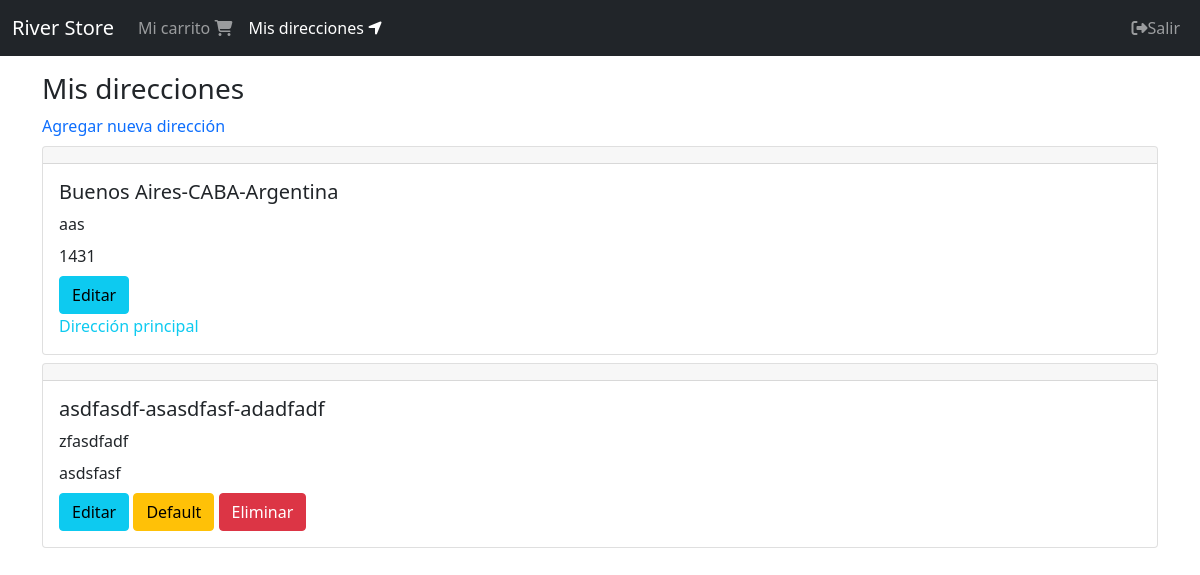
Before: /direcciones/ (signed in) with the older database file.
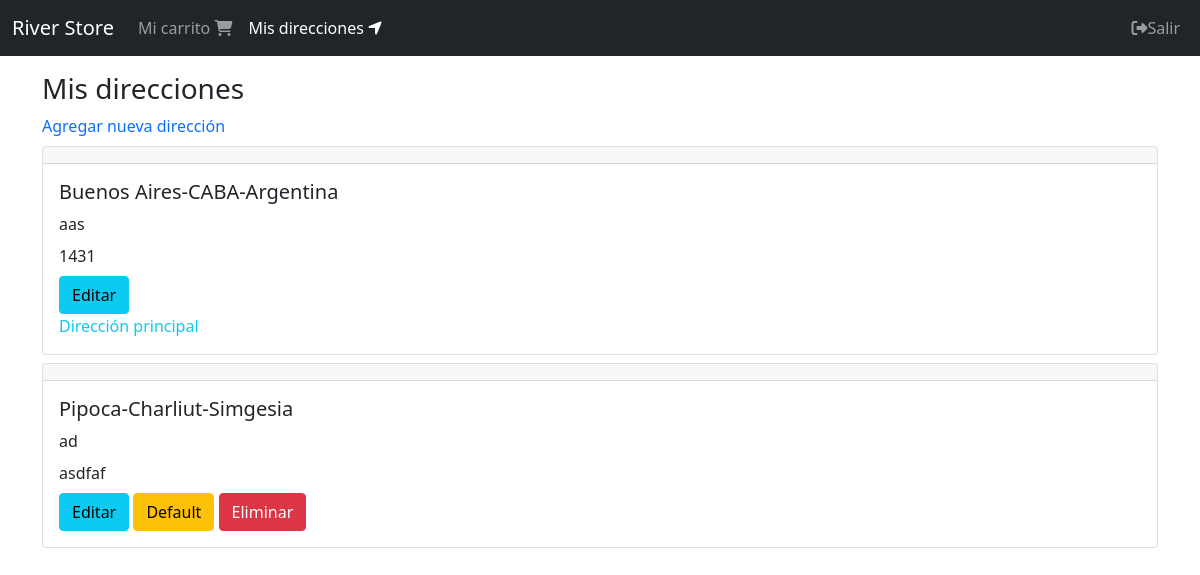
After: the same page with the newer database file.
### shipping_addresses/models.py (models this page shows, shortened)
class ShippingAddress(models.Model):
    user = models.ForeignKey(User, null=False, blank=False, on_delete=models.CASCADE)
    line1 = models.CharField(max_length=200)
    line2 = models.CharField(max_length=200, blank=True)
    city=models.CharField(max_length=100)
    state=models.CharField(max_length=100)
    country=models.CharField(max_length=50)
    reference=models.CharField(max_length=300)
    postal_code=models.CharField(max_length=10, null=False, blank=False)
    default=models.BooleanField(default=False)
    created_at=models.DateTimeField(auto_now_add=True)
    @property
    def address(self):
        return f'{self.city}-{self.state}-{self.country}'

### shipping_addresses/views.py (the view)
# urls.py: path('', views.ShippingAddressListView.as_view(), name='shipping_addresses'),
class ShippingAddressListView(LoginRequiredMixin, ListView):
    login_url = 'login'
    model = ShippingAddress
    template_name = 'shipping_addresses/shipping_addresses.html'
    def get_queryset(self):
        return ShippingAddress.objects.filter(user=self.request.user).order_by('-default')

### shipping_addresses/templates/shipping_addresses/shipping_addresses.html
{% extends 'base.html' %}
{% block content %}
<div class="col">
    <div class="h3">
        Mis direcciones
    </div>
    <div>
        <a href="{% url 'shipping_addresses:create' %}" style="text-decoration: none;">
        Agregar nueva dirección
        </a>
    </div>
    <div class="mt-2 mb-5">
        {% for shipping_address in object_list %}
        <div class="mt-2">
        {% include 'shipping_addresses/snippets/shipping_address.html' %}
        </div>
        {% endfor %}
    </div>
</div>
{% endblock %}

### shipping_addresses/templates/shipping_addresses/snippets/shipping_address.html
<div class="card">
    <h5 class="card-header"></h5>
    <div class="card-body">
        <h5 class="card-title">{{ shipping_address.address }}</h5>
        <div class="card-title">{{ shipping_address.reference }}</div>
        <div class="card-title">{{ shipping_address.postal_code }}</div>
        <div class="mt-2">
            <a href="{% url 'shipping_addresses:update' shipping_address.pk %}" class="btn btn-info">Editar</a>
            {% if shipping_address.default %}
            <div class="text-info">
                Dirección principal
            </div>
            {% else %}
            <a href="" class="btn btn-warning">Default</a>
            <a href="{% url 'shipping_addresses:delete' shipping_address.pk %}" class="btn btn-danger">Eliminar</a>
            {% endif %}
        </div>
    </div>
</div>

Changed rows visible on the page:
removed ShippingAddress: address "asdfasdf-asasdfasf-adadfadf", reference "zfasdfadf", postal_code "asdsfasf", default "Default"
added ShippingAddress: address "Pipoca-Charliut-Simgesia", reference "ad", postal_code "asdfaf", default "Default"
